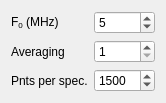
    <widget class="QWidget" name="formLayoutWidget_6">
     <property name="geometry">
      <rect>
       <x>20</x>
       <y>30</y>
       <width>161</width>
       <height>71</height>
      </rect>
     </property>
     <layout class="QFormLayout" name="formLayout_2">
      <item row="0" column="0">
       <widget class="QLabel" name="qcm_f0_label">
        <property name="text">
         <string>&lt;html&gt;&lt;head/&gt;&lt;body&gt;&lt;p&gt;F&lt;span style=&quot; vertical-align:sub;&quot;&gt;0&lt;/span&gt; (MHz)&lt;/p&gt;&lt;/body&gt;&lt;/html&gt;</string>
        </property>
        <property name="textFormat">
         <enum>Qt::RichText</enum>
        </property>
       </widget>
      </item>
      <item row="0" column="1">
       <widget class="QSpinBox" name="set_f0">
        <property name="toolTip">
         <string>Resonant frequency of QCM crystal. This is used when &quot;find resonances&quot; option is selected. </string>
        </property>
        <property name="minimum">
         <number>4</number>
        </property>
        <property name="maximum">
         <number>12</number>
        </property>
        <property name="value">
         <number>5</number>
        </property>
       </widget>
      </item>
      <item row="1" column="0">
       <widget class="QLabel" name="averaging_label">
        <property name="text">
         <string>Averaging</string>
        </property>
       </widget>
      </item>
      <item row="1" column="1">
       <widget class="QSpinBox" name="set_qcm_averaging">
        <property name="toolTip">
         <string>Number of times to average each QCM spectrum. This will make data cleaner but acquisition will be slower.</string>
        </property>
        <property name="minimum">
         <number>1</number>
        </property>
        <property name="maximum">
         <number>50</number>
        </property>
        <property name="value">
         <number>1</number>
        </property>
       </widget>
      </item>
      <item row="2" column="0">
       <widget class="QLabel" name="qcm_points_label">
        <property name="text">
         <string>Pnts per spec.</string>
        </property>
       </widget>
      </item>
      <item row="2" column="1">
       <widget class="QSpinBox" name="set_band_points">
        <property name="toolTip">
         <string>Number of points to acquire in each QCM spectrum.</string>
        </property>
        <property name="minimum">
         <number>50</number>
        </property>
        <property name="maximum">
         <number>10000</number>
        </property>
        <property name="singleStep">
         <number>50</number>
        </property>
        <property name="value">
         <number>1500</number>
        </property>
       </widget>
      </item>
     </layout>
    </widget>
